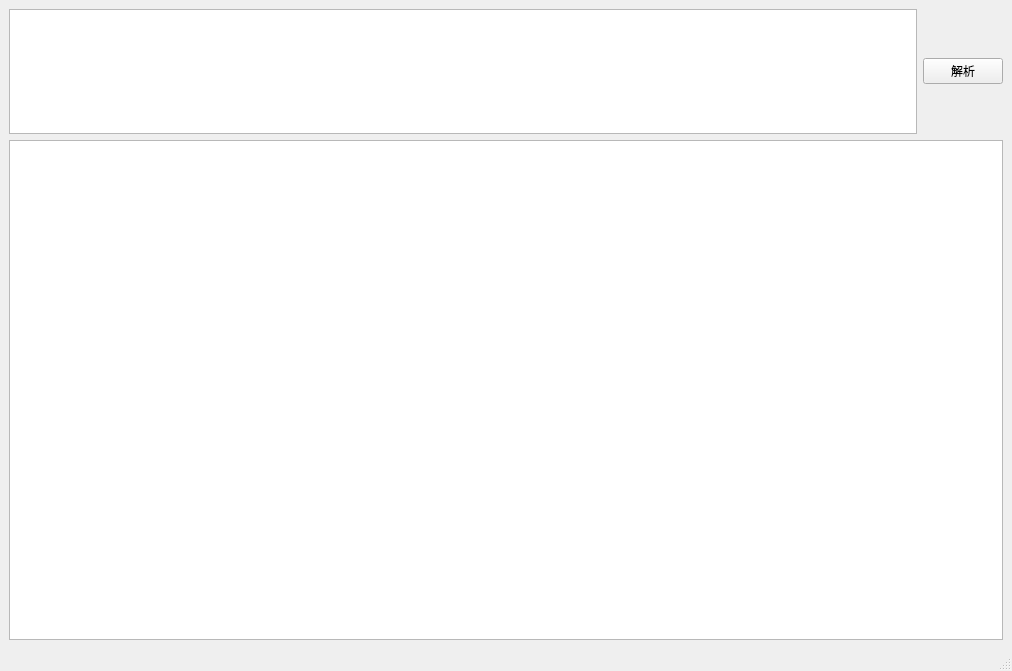
<?xml version="1.0" encoding="UTF-8"?>
<ui version="4.0">
 <class>MainWindow</class>
 <widget class="QMainWindow" name="MainWindow">
  <property name="geometry">
   <rect>
    <x>0</x>
    <y>0</y>
    <width>1012</width>
    <height>671</height>
   </rect>
  </property>
  <property name="sizePolicy">
   <sizepolicy hsizetype="Expanding" vsizetype="Expanding">
    <horstretch>0</horstretch>
    <verstretch>0</verstretch>
   </sizepolicy>
  </property>
  <property name="windowTitle">
   <string>MainWindow</string>
  </property>
  <widget class="QWidget" name="centralwidget">
   <property name="sizePolicy">
    <sizepolicy hsizetype="Expanding" vsizetype="Expanding">
     <horstretch>0</horstretch>
     <verstretch>0</verstretch>
    </sizepolicy>
   </property>
   <layout class="QGridLayout" name="gridLayout">
    <item row="0" column="0">
     <layout class="QVBoxLayout" name="verticalLayout" stretch="1,4">
      <item>
       <layout class="QHBoxLayout" name="horizontalLayout">
        <item>
         <widget class="QTextEdit" name="textEdit_in"/>
        </item>
        <item>
         <widget class="QPushButton" name="pushButton">
          <property name="text">
           <string>解析</string>
          </property>
         </widget>
        </item>
       </layout>
      </item>
      <item>
       <widget class="QTextEdit" name="textEdit_show"/>
      </item>
     </layout>
    </item>
   </layout>
  </widget>
  <widget class="QMenuBar" name="menubar">
   <property name="geometry">
    <rect>
     <x>0</x>
     <y>0</y>
     <width>1012</width>
     <height>23</height>
    </rect>
   </property>
  </widget>
  <widget class="QStatusBar" name="statusbar"/>
 </widget>
 <resources/>
 <connections/>
</ui>
